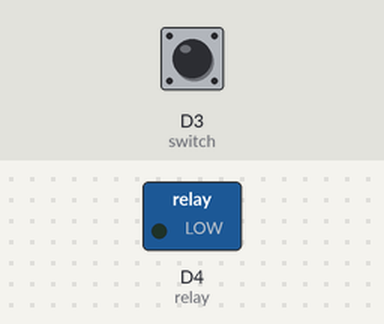
A program run on a simulated Raspberry Pi (BCM pin numbers) with a GrovePi. Parts: switched loads named in the program (green lamp = pin HIGH). The inputs (shaded band) are chosen by the test bench; at power-on: D3 (switch) LOW.

Above: at 1.2 s.
1.3 s: D3 (switch) pulled HIGH for 0.15 s
At 1.38 s:
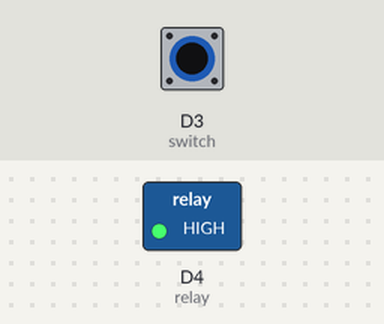
2.9 s: D3 (switch) pulled HIGH for 3.2 s
At 7.2 s:
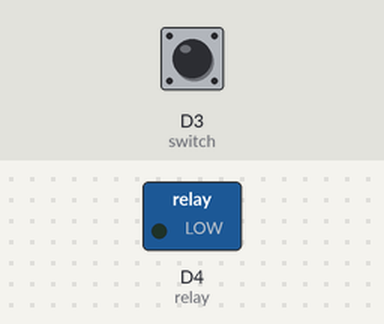
Timing chart, 0 to 8.7 s (numbered marks = the images above; inputs shaded):
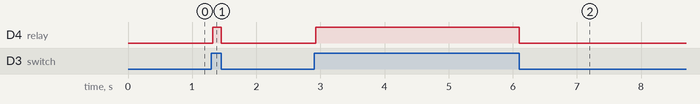

Measured:
- after the input at 1.3 s, D4 (relay): LOW → HIGH at once, → LOW 0.13 s later
- after the input at 2.9 s, D4 (relay): LOW → HIGH at once, → LOW 3.2 s later

The program:

Relay.py
```python
# Raspberry Pi + Grove Switch + Grove Relay

import time
import grovepi
# Connect the Grove Switch to digital port D3
# SIG,NC,VCC,GND

switch = 3
# Connect the Grove Relay to digital port D4
# SIG,NC,VCC,GND

relay = 4
grovepi.pinMode(switch,"INPUT")
grovepi.pinMode(relay,"OUTPUT")
while True:
    try:
        if grovepi.digitalRead(switch):
            grovepi.digitalWrite(relay,1)
        else:
            grovepi.digitalWrite(relay,0)
            time.sleep(.05)
    except KeyboardInterrupt:
        grovepi.digitalWrite(relay,0)
        break
    except IOError:
        print "Error"
```
